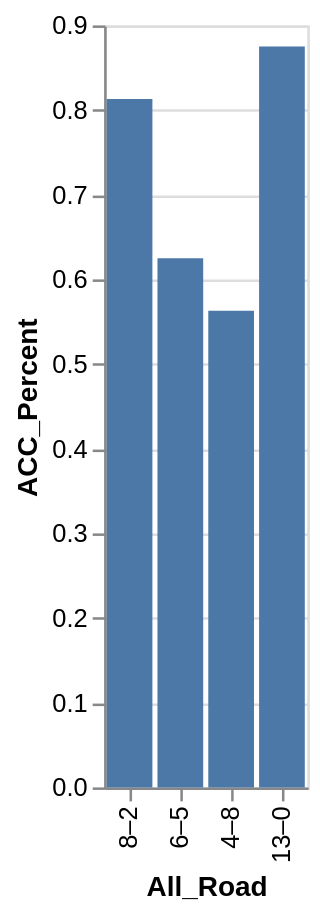

Specify this chart in Vega-Lite:
### Vega-Lite specification from a JSON file in a GitHub repository (floating-point values rounded to 4 significant figures)
{"data": {"values": [{"x_data": "8–2", "y_data": 0.813}, {"x_data": "6–5", "y_data": 0.625}, {"x_data": "4–8", "y_data": 0.563}, {"x_data": "13–0", "y_data": 0.875}]}, "mark": "bar", "encoding": {"x": {"field": "x_data", "type": "nominal", "title": "All_Road", "sort": "descending"}, "y": {"field": "y_data", "type": "quantitative", "title": "ACC_Percent"}}}
